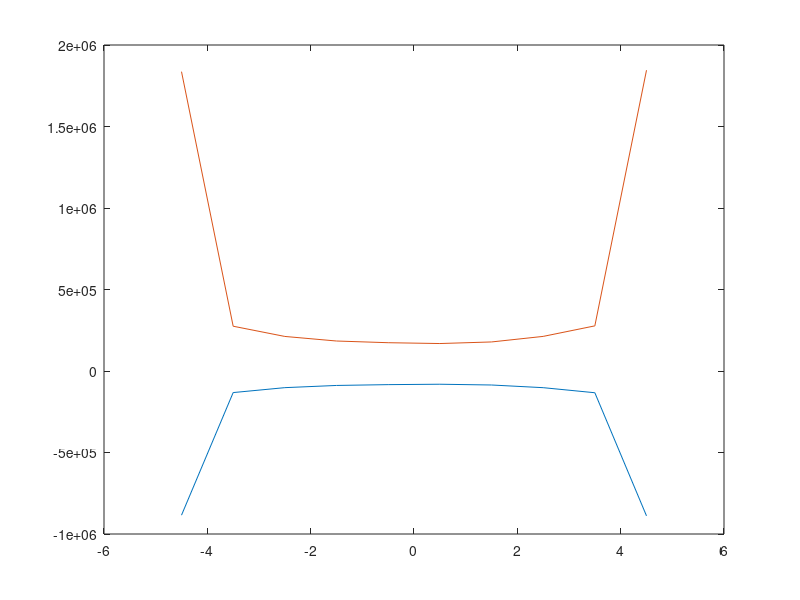

The MATLAB source for this figure: (Note: this script raises an error after producing the figure.)
%Blown Lifting Line Test
clear all
load 40df_fits.mat
b = 10;             %span, m
a = 5;              %Angle of attack
V = 25;             %Speed, m/s
N = 10;             %Number of spanwise sections (must be even)

c = ones(N,1);      %Chord at each station
y = [-b/2,linspace(-b/2*(1-1/N), b/2*(1-1/N), N), b/2]; %Space stations evenly along the span

Gam = zeros(N+2,1);   %Circulation at each station 

load("a_i.mat")
%a_i = zeros(N,1);   %Downwash angle at each station

w_i = zeros(N+2,1);   %Downwash velocity at each station

dCJ = zeros(N,1);   %Blowing control vector for each spanwise location

dCJ(2:9) = 0;       %Sections 2-9 have constant blowing


Gam(2:end-1)     = V.*c.*2*pi.*(a+a_i)*pi/180%cl_fit(a+a_i, dCJ);

gam = zeros(N+2,1);   %Wake circulation at each station    

for i = 1:(N/2)-1
    dGam = Gam(i+1)-Gam(i);
    dy = y(i+1)-y(i);
    %dy = 1;
    gam(i) = -dGam/dy;
end
for i = N+2:-1:(N/2)+1
    dGam = Gam(i)-Gam(i-1);
    dy = y(i)-y(i-1);
    %dy = 1;
    gam(i) = -dGam/dy;
end

for i=1:N+2
   for j = 1:N+2
       if i ~= j
        w_i(i) = w_i(i) + gam(j)/(4*pi*(y(i)-y(j)));
       end
   end
end

a_i_n = w_i(2:end-1)/V*180/pi;
plot(y(2:end-1), a_i)
hold on
plot(y(2:end-1), a_i_n)
R = a_i - a_i_n
a_i = a_i_n;
save("a_i.mat", "a_i")
plot(y(2:end-1),a_i)




